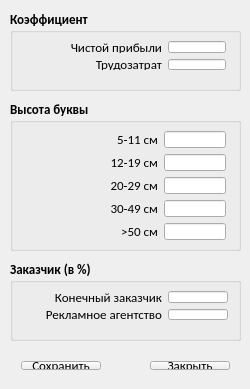
<?xml version="1.0" encoding="UTF-8"?>
<ui version="4.0">
 <class>CoefficientsForm</class>
 <widget class="QWidget" name="CoefficientsForm">
  <property name="geometry">
   <rect>
    <x>0</x>
    <y>0</y>
    <width>250</width>
    <height>389</height>
   </rect>
  </property>
  <property name="font">
   <font>
    <family>Calibri</family>
    <pointsize>10</pointsize>
   </font>
  </property>
  <property name="windowTitle">
   <string>Коэффициенты</string>
  </property>
  <widget class="QGroupBox" name="coeffGroupBox">
   <property name="geometry">
    <rect>
     <x>10</x>
     <y>10</y>
     <width>231</width>
     <height>81</height>
    </rect>
   </property>
   <property name="font">
    <font>
     <family>Calibri</family>
     <pointsize>10</pointsize>
     <weight>75</weight>
     <bold>true</bold>
    </font>
   </property>
   <property name="title">
    <string>Коэффициент</string>
   </property>
   <widget class="QWidget" name="gridLayoutWidget">
    <property name="geometry">
     <rect>
      <x>10</x>
      <y>20</y>
      <width>211</width>
      <height>51</height>
     </rect>
    </property>
    <layout class="QGridLayout" name="gridLayout">
     <property name="leftMargin">
      <number>50</number>
     </property>
     <property name="rightMargin">
      <number>5</number>
     </property>
     <item row="0" column="0">
      <widget class="QLabel" name="netProfitLabel">
       <property name="font">
        <font>
         <family>Calibri</family>
         <pointsize>10</pointsize>
         <weight>50</weight>
         <bold>false</bold>
        </font>
       </property>
       <property name="text">
        <string>Чистой прибыли</string>
       </property>
       <property name="alignment">
        <set>Qt::AlignRight|Qt::AlignTrailing|Qt::AlignVCenter</set>
       </property>
      </widget>
     </item>
     <item row="1" column="0">
      <widget class="QLabel" name="laborCostsLabel">
       <property name="font">
        <font>
         <family>Calibri</family>
         <pointsize>10</pointsize>
         <weight>50</weight>
         <bold>false</bold>
        </font>
       </property>
       <property name="text">
        <string>Трудозатрат</string>
       </property>
       <property name="alignment">
        <set>Qt::AlignRight|Qt::AlignTrailing|Qt::AlignVCenter</set>
       </property>
      </widget>
     </item>
     <item row="0" column="1">
      <widget class="QLineEdit" name="netProfitLineEdit">
       <property name="font">
        <font>
         <family>Calibri</family>
         <pointsize>10</pointsize>
         <weight>50</weight>
         <bold>false</bold>
        </font>
       </property>
       <property name="readOnly">
        <bool>true</bool>
       </property>
      </widget>
     </item>
     <item row="1" column="1">
      <widget class="QLineEdit" name="laborCostsLineEdit">
       <property name="font">
        <font>
         <family>Calibri</family>
         <pointsize>10</pointsize>
         <weight>50</weight>
         <bold>false</bold>
        </font>
       </property>
       <property name="readOnly">
        <bool>true</bool>
       </property>
      </widget>
     </item>
    </layout>
   </widget>
  </widget>
  <widget class="QGroupBox" name="letterHeightGroupBox">
   <property name="geometry">
    <rect>
     <x>10</x>
     <y>100</y>
     <width>231</width>
     <height>151</height>
    </rect>
   </property>
   <property name="font">
    <font>
     <family>Calibri</family>
     <pointsize>10</pointsize>
     <weight>75</weight>
     <bold>true</bold>
    </font>
   </property>
   <property name="title">
    <string>Высота буквы</string>
   </property>
   <widget class="QWidget" name="gridLayoutWidget_2">
    <property name="geometry">
     <rect>
      <x>10</x>
      <y>20</y>
      <width>211</width>
      <height>131</height>
     </rect>
    </property>
    <layout class="QGridLayout" name="gridLayout_2" rowstretch="25,0,0,0,0">
     <property name="sizeConstraint">
      <enum>QLayout::SetDefaultConstraint</enum>
     </property>
     <property name="leftMargin">
      <number>90</number>
     </property>
     <property name="rightMargin">
      <number>5</number>
     </property>
     <item row="0" column="0">
      <widget class="QLabel" name="firstRangeLabel">
       <property name="font">
        <font>
         <family>Calibri</family>
         <pointsize>10</pointsize>
         <weight>50</weight>
         <bold>false</bold>
        </font>
       </property>
       <property name="text">
        <string>5-11 см</string>
       </property>
       <property name="alignment">
        <set>Qt::AlignRight|Qt::AlignTrailing|Qt::AlignVCenter</set>
       </property>
      </widget>
     </item>
     <item row="4" column="0">
      <widget class="QLabel" name="fifthRangeLabel">
       <property name="font">
        <font>
         <family>Calibri</family>
         <pointsize>10</pointsize>
         <weight>50</weight>
         <bold>false</bold>
        </font>
       </property>
       <property name="text">
        <string>&gt;50 см</string>
       </property>
       <property name="alignment">
        <set>Qt::AlignRight|Qt::AlignTrailing|Qt::AlignVCenter</set>
       </property>
      </widget>
     </item>
     <item row="1" column="0">
      <widget class="QLabel" name="secondRangeLabel">
       <property name="font">
        <font>
         <family>Calibri</family>
         <pointsize>10</pointsize>
         <weight>50</weight>
         <bold>false</bold>
        </font>
       </property>
       <property name="text">
        <string>12-19 см</string>
       </property>
       <property name="alignment">
        <set>Qt::AlignRight|Qt::AlignTrailing|Qt::AlignVCenter</set>
       </property>
      </widget>
     </item>
     <item row="3" column="0">
      <widget class="QLabel" name="fourthRangeLabel">
       <property name="font">
        <font>
         <family>Calibri</family>
         <pointsize>10</pointsize>
         <weight>50</weight>
         <bold>false</bold>
        </font>
       </property>
       <property name="text">
        <string>30-49 см</string>
       </property>
       <property name="alignment">
        <set>Qt::AlignRight|Qt::AlignTrailing|Qt::AlignVCenter</set>
       </property>
      </widget>
     </item>
     <item row="2" column="0">
      <widget class="QLabel" name="thirdRangeLabel">
       <property name="font">
        <font>
         <family>Calibri</family>
         <pointsize>10</pointsize>
         <weight>50</weight>
         <bold>false</bold>
        </font>
       </property>
       <property name="text">
        <string>20-29 см</string>
       </property>
       <property name="alignment">
        <set>Qt::AlignRight|Qt::AlignTrailing|Qt::AlignVCenter</set>
       </property>
      </widget>
     </item>
     <item row="0" column="1">
      <widget class="QLineEdit" name="firstRangeLineEdit">
       <property name="font">
        <font>
         <family>Calibri</family>
         <pointsize>10</pointsize>
         <weight>50</weight>
         <bold>false</bold>
        </font>
       </property>
       <property name="readOnly">
        <bool>true</bool>
       </property>
      </widget>
     </item>
     <item row="1" column="1">
      <widget class="QLineEdit" name="secondRangeLineEdit">
       <property name="font">
        <font>
         <family>Calibri</family>
         <pointsize>10</pointsize>
         <weight>50</weight>
         <bold>false</bold>
        </font>
       </property>
       <property name="readOnly">
        <bool>true</bool>
       </property>
      </widget>
     </item>
     <item row="2" column="1">
      <widget class="QLineEdit" name="thirdRangeLineEdit">
       <property name="font">
        <font>
         <family>Calibri</family>
         <pointsize>10</pointsize>
         <weight>50</weight>
         <bold>false</bold>
        </font>
       </property>
       <property name="readOnly">
        <bool>true</bool>
       </property>
      </widget>
     </item>
     <item row="3" column="1">
      <widget class="QLineEdit" name="fourthRangeLineEdit">
       <property name="font">
        <font>
         <family>Calibri</family>
         <pointsize>10</pointsize>
         <weight>50</weight>
         <bold>false</bold>
        </font>
       </property>
       <property name="readOnly">
        <bool>true</bool>
       </property>
      </widget>
     </item>
     <item row="4" column="1">
      <widget class="QLineEdit" name="fifthRangeLineEdit">
       <property name="font">
        <font>
         <family>Calibri</family>
         <pointsize>10</pointsize>
         <weight>50</weight>
         <bold>false</bold>
        </font>
       </property>
       <property name="readOnly">
        <bool>true</bool>
       </property>
      </widget>
     </item>
    </layout>
   </widget>
  </widget>
  <widget class="QGroupBox" name="clientGroupBox">
   <property name="geometry">
    <rect>
     <x>10</x>
     <y>260</y>
     <width>231</width>
     <height>81</height>
    </rect>
   </property>
   <property name="font">
    <font>
     <family>Calibri</family>
     <pointsize>10</pointsize>
     <weight>75</weight>
     <bold>true</bold>
    </font>
   </property>
   <property name="title">
    <string>Заказчик (в %)</string>
   </property>
   <widget class="QWidget" name="gridLayoutWidget_3">
    <property name="geometry">
     <rect>
      <x>10</x>
      <y>20</y>
      <width>213</width>
      <height>51</height>
     </rect>
    </property>
    <layout class="QGridLayout" name="gridLayout_3">
     <property name="leftMargin">
      <number>25</number>
     </property>
     <property name="rightMargin">
      <number>5</number>
     </property>
     <item row="0" column="0">
      <widget class="QLabel" name="otherClientLabel">
       <property name="font">
        <font>
         <family>Calibri</family>
         <pointsize>10</pointsize>
         <weight>50</weight>
         <bold>false</bold>
        </font>
       </property>
       <property name="text">
        <string>Конечный заказчик</string>
       </property>
       <property name="alignment">
        <set>Qt::AlignRight|Qt::AlignTrailing|Qt::AlignVCenter</set>
       </property>
      </widget>
     </item>
     <item row="1" column="0">
      <widget class="QLabel" name="advertisingLabel">
       <property name="font">
        <font>
         <family>Calibri</family>
         <pointsize>10</pointsize>
         <weight>50</weight>
         <bold>false</bold>
        </font>
       </property>
       <property name="text">
        <string>Рекламное агентство</string>
       </property>
       <property name="alignment">
        <set>Qt::AlignRight|Qt::AlignTrailing|Qt::AlignVCenter</set>
       </property>
      </widget>
     </item>
     <item row="0" column="1">
      <widget class="QLineEdit" name="otherClientLineEdit">
       <property name="font">
        <font>
         <family>Calibri</family>
         <pointsize>10</pointsize>
         <weight>50</weight>
         <bold>false</bold>
        </font>
       </property>
       <property name="readOnly">
        <bool>true</bool>
       </property>
      </widget>
     </item>
     <item row="1" column="1">
      <widget class="QLineEdit" name="advertisingLineEdit">
       <property name="font">
        <font>
         <family>Calibri</family>
         <pointsize>10</pointsize>
         <weight>50</weight>
         <bold>false</bold>
        </font>
       </property>
       <property name="readOnly">
        <bool>true</bool>
       </property>
      </widget>
     </item>
    </layout>
   </widget>
  </widget>
  <widget class="QWidget" name="horizontalLayoutWidget">
   <property name="geometry">
    <rect>
     <x>10</x>
     <y>350</y>
     <width>231</width>
     <height>31</height>
    </rect>
   </property>
   <layout class="QHBoxLayout" name="horizontalLayout">
    <item>
     <widget class="QPushButton" name="saveButton">
      <property name="text">
       <string>Сохранить</string>
      </property>
     </widget>
    </item>
    <item>
     <spacer name="horizontalSpacer">
      <property name="orientation">
       <enum>Qt::Horizontal</enum>
      </property>
      <property name="sizeHint" stdset="0">
       <size>
        <width>40</width>
        <height>20</height>
       </size>
      </property>
     </spacer>
    </item>
    <item>
     <widget class="QPushButton" name="cancelButton">
      <property name="text">
       <string>Закрыть</string>
      </property>
     </widget>
    </item>
   </layout>
  </widget>
 </widget>
 <layoutdefault spacing="6" margin="11"/>
 <resources/>
 <connections>
  <connection>
   <sender>saveButton</sender>
   <signal>clicked()</signal>
   <receiver>CoefficientsForm</receiver>
   <slot>saveBtnSlot()</slot>
   <hints>
    <hint type="sourcelabel">
     <x>84</x>
     <y>469</y>
    </hint>
    <hint type="destinationlabel">
     <x>113</x>
     <y>449</y>
    </hint>
   </hints>
  </connection>
  <connection>
   <sender>cancelButton</sender>
   <signal>clicked()</signal>
   <receiver>CoefficientsForm</receiver>
   <slot>close()</slot>
   <hints>
    <hint type="sourcelabel">
     <x>235</x>
     <y>464</y>
    </hint>
    <hint type="destinationlabel">
     <x>275</x>
     <y>447</y>
    </hint>
   </hints>
  </connection>
 </connections>
 <slots>
  <slot>saveBtnSlot()</slot>
 </slots>
</ui>
